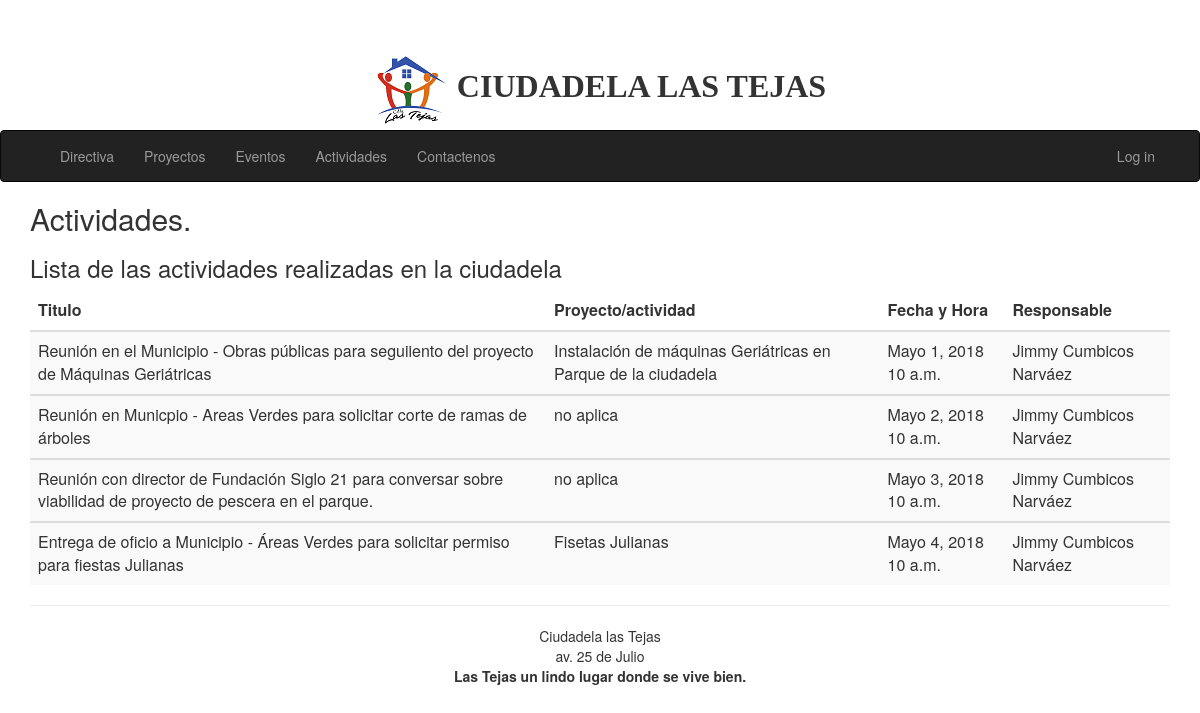
/actividades, run on the app's committed database.
### app/models.py (models this page shows)
class Actividad(models.Model):
    ProyectoAsignado = models.ForeignKey(Proyecto,null=True, on_delete = models.SET_NULL)
    EventoAsignado = models.ForeignKey(Evento,null=True, on_delete = models.SET_NULL)
    Fecha = models.DateField()
    Hora = models.TimeField()
    Titulo = models.CharField(max_length= 100)
    Resumen = models.TextField(null=True)
    Descripcion = models.TextField(null=True)
    Responsable = models.ForeignKey(Habitante,null= True, on_delete=models.SET_NULL)
    Foto = models.CharField(max_length= 100)
    DescripcionFoto = models.CharField(max_length= 100)
    Observaciones = models.TextField(null=True)

class Proyecto(models.Model):
    Titulo = models.CharField(max_length= 100)
    FechaDeInicioEstimada = models.DateField()
    FechaDeFinalizacionEstimada = models.DateField()
    Beneficiarios = models.TextField(null=True)
    Responsable = models.ForeignKey(Habitante,null= True, on_delete=models.SET_NULL)
    Descripcion = models.TextField(null=True)
    Estado = models.CharField(max_length= 20)
    Observaciones = models.TextField(null=True)

class Habitante(models.Model):
    Nombres = models.CharField(max_length= 20)
    Apellidos = models.CharField(max_length=20)
    ManzanaAsignada = models.ForeignKey(Manzana,null=True, on_delete = models.SET_NULL)
    VillaAsignada = models.ForeignKey(Villa,null= True, on_delete=models.SET_NULL)
    Observaciones = models.TextField(null=True)

class Evento(models.Model):
    Titulo = models.CharField(max_length= 100)
    Descripcion = models.TextField(null=True)
    FechaDeInicioEstimada = models.DateField()
    HoraDeInicioEstimada = models.TimeField()
    FechaDeFinalizacionEstimada = models.DateField()
    HoraDeFinalizacionEstimada = models.TimeField()
    Beneficiarios = models.TextField(null=True)
    Responsable = models.ForeignKey(Habitante,null= True, on_delete=models.SET_NULL)
    Presupuesto = models.FloatField(null=True)
    Donadores = models.TextField(null=True)
    Gastos = models.FloatField(null=True)
    Programa = models.TextField(null=True)
    Estado = models.CharField(max_length= 20)
    Observaciones = models.TextField(null=True)

### app/views.py (the view)
# urls.py: url(r'^actividades$', app.views.actividades, name='actividades'),
def actividades(request):
    conjunto = Actividad.objects.all()
    assert isinstance(request, HttpRequest)
    return render(
        request,
        'app/actividades.html',
        {
            'title':'Actividades',
            'message':'Lista de las actividades realizadas en la ciudadela',
            'conjunto':conjunto,
        }
    )

### app/templates/app/Actividades.html
{% extends "app/layout.html" %}
{% block content %}
<h2>{{ title }}.</h2>
<h3>{{ message }}</h3>
<div class="table-responsive">
<table class="table table-striped table-sm">
    <thead>
        <tr>
            <th>Titulo</th>
            <th>Proyecto/actividad</th>
            <th>Fecha y Hora</th>
            <th>Responsable</th>
        </tr>
    </thead>
{% for actividad in conjunto %}
<tbody>
    <tr>
        <td>
            {{actividad.Titulo}}
        </td>
        <td>
            {% if actividad.ProyectoAsignado %}
                {{actividad.ProyectoAsignado.Titulo}}
            {% elif actividad.EventoAsignado %}
                {{actividad.EventoAsignado.Titulo}}
            {% else %}
                no aplica
            {% endif %}
        </td>
        <td>
            {{actividad.Fecha}} {{actividad.Hora}}
        </td>
        <td>
            {{actividad.Responsable.Nombres}} {{actividad.Responsable.Apellidos}}
        </td>
    </tr>
</tbody>
{% endfor %}
</table>
</div>
{% endblock %}

### app/static/app/content/site.css (style rules this page uses)
body { padding-top: 50px; padding-bottom: 20px; }

### data on the page
Actividad: Titulo "Reunión en el Municipio - Obras públicas para seguiiento del proyecto de Máquinas Geriátricas", ProyectoAsignado.Titulo "Instalación de máquinas Geriátricas en Parque de la ciudadela", Fecha "Mayo 1, 2018", Hora "10 a.m.", Responsable.Nombres "Jimmy", Responsable.Apellidos "Cumbicos Narváez"
Actividad: Titulo "Reunión en Municpio - Areas Verdes para solicitar corte de ramas de árboles", shows "no aplica", Fecha "Mayo 2, 2018", Hora "10 a.m.", Responsable.Nombres "Jimmy", Responsable.Apellidos "Cumbicos Narváez"
Actividad: Titulo "Reunión con director de Fundación Siglo 21 para conversar sobre viabilidad de proyecto de pescera en el parque.", shows "no aplica", Fecha "Mayo 3, 2018", Hora "10 a.m.", Responsable.Nombres "Jimmy", Responsable.Apellidos "Cumbicos Narváez"
Actividad: Titulo "Entrega de oficio a Municipio - Áreas Verdes para solicitar permiso para fiestas Julianas", EventoAsignado.Titulo "Fisetas Julianas", Fecha "Mayo 4, 2018", Hora "10 a.m.", Responsable.Nombres "Jimmy", Responsable.Apellidos "Cumbicos Narváez"

### other printed values
{{ title }} "Actividades"
{{ message }} "Lista de las actividades realizadas en la ciudadela"
